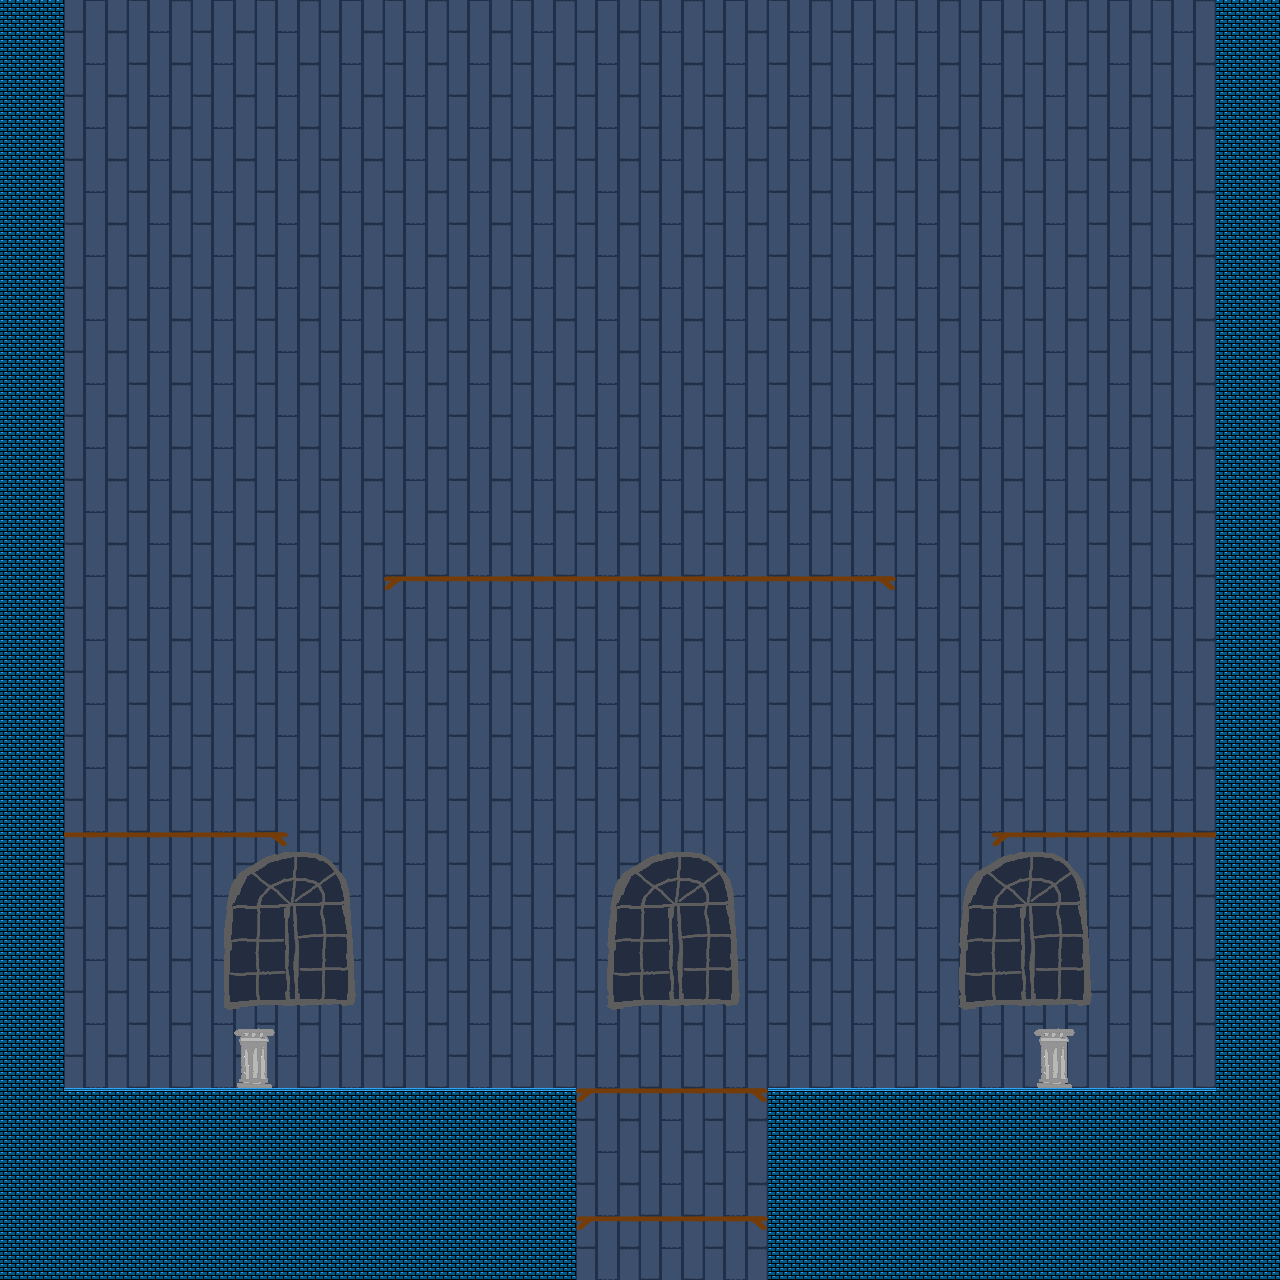

Rendered tile map (Tiled .tmx) drawn with the repository's tilesets; below, a short description and the map source with its tile grids summarised:
An orthogonal 40x40 tile map with 32x32 px tiles, 4 tile layers (background, background2, platforms, jumpthru), 7 tilesets and 3 objects.

<map version="1.0" orientation="orthogonal" renderorder="right-down" width="40" height="40" tilewidth="32" tileheight="32" nextobjectid="10">
 <tileset firstgid="1" name="wall" tilewidth="32" tileheight="32" tilecount="4" columns="2">
  <image source="testtile.png" width="64" height="64" />
 </tileset>
 <tileset firstgid="5" name="books" tilewidth="32" tileheight="32" tilecount="9" columns="3">
  <image source="tiles/bookshelf_tinted_small.png" width="96" height="96" />
 </tileset>
 <tileset firstgid="14" name="window" tilewidth="32" tileheight="32" tilecount="36" columns="6">
  <image source="tiles/window_dark.png" width="192" height="192" />
 </tileset>
 <tileset firstgid="50" name="solids" tilewidth="32" tileheight="32" tilecount="16" columns="4">
  <image source="tiles/walls.png" width="128" height="128" />
 </tileset>
 <tileset firstgid="66" name="vase" tilewidth="46" tileheight="52" tilecount="1" columns="1">
  <image source="tiles/vase.png" width="46" height="52" />
 </tileset>
 <tileset firstgid="67" name="shelf" tilewidth="32" tileheight="32" tilecount="3" columns="3">
  <image source="tiles/shelf.png" width="96" height="32" />
 </tileset>
 <tileset firstgid="70" name="pedestal" tilewidth="32" tileheight="32" tilecount="4" columns="2">
  <image source="tiles/pedestal.png" width="64" height="64" />
 </tileset>
 <layer name="background" width="40" height="40">
  <data>[1600 cells, 1600 non-empty, 4 distinct tile ids]</data>
 </layer>
 <layer name="background2" width="40" height="40">
  <data>[1600 cells, 110 non-empty, 40 distinct tile ids]</data>
 </layer>
 <layer name="platforms" width="40" height="40">
  <data>[1600 cells, 340 non-empty, 2 distinct tile ids]</data>
 </layer>
 <layer name="jumpthru" width="40" height="40">
  <data>[1600 cells, 42 non-empty, 3 distinct tile ids]</data>
 </layer>
 <objectgroup name="enemies">
  <object id="9" gid="73" x="432" y="560" width="32" height="32" />
 </objectgroup>
 <objectgroup name="sprites" />
 <objectgroup name="vases">
  <object id="3" gid="66" x="232" y="1029" width="46" height="52" />
  <object id="4" gid="66" x="1032" y="1030" width="46" height="52" />
 </objectgroup>
</map>
